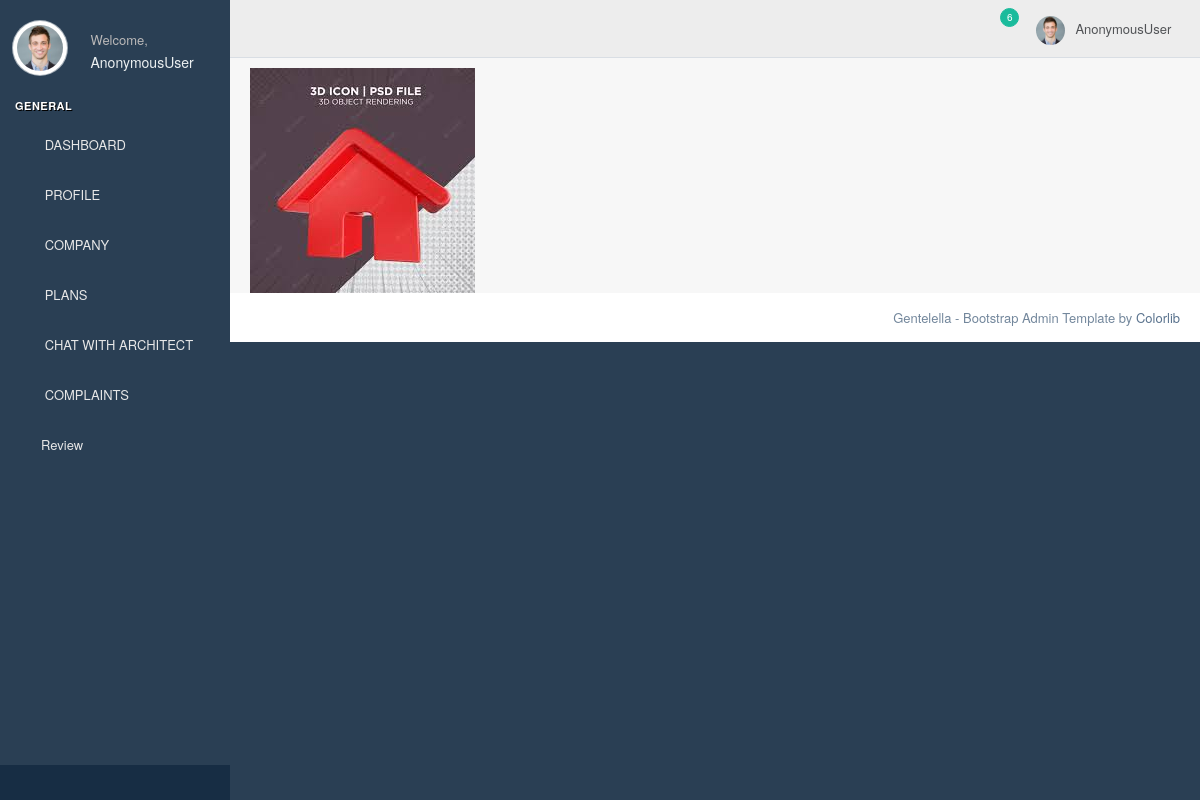
Before: /viewreqreply/1/ with the older database file.
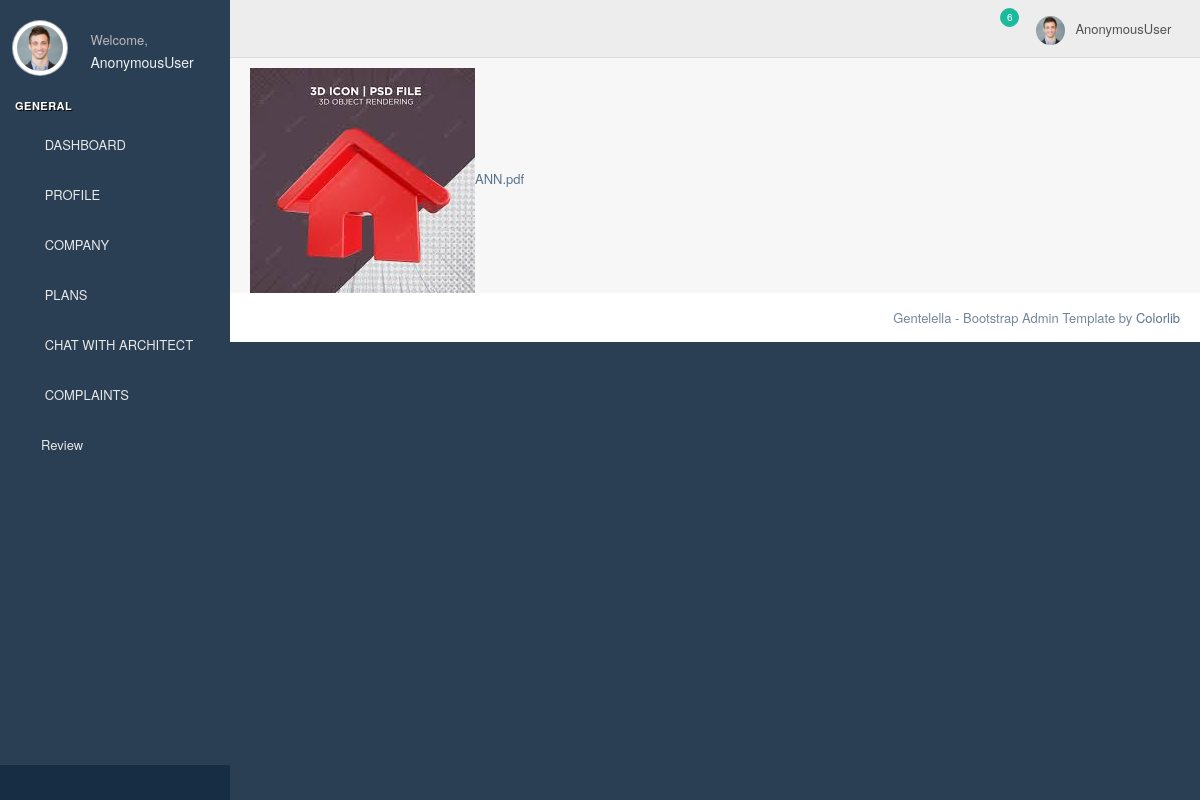
After: the same page with the newer database file.
### homeapp/models.py (models this page shows)
class plan_request(models.Model):
    user=models.ForeignKey(Login,on_delete=models.CASCADE)
    company_name=models.ForeignKey(company,on_delete=models.CASCADE,blank=True,null=True)
    room=models.IntegerField(null=True,blank=True)
    bath=models.IntegerField(null=True,blank=True)
    area=models.CharField(max_length=1000,null=True,blank=True)
    additional=models.TextField(blank=True,null=True)
    budjet=models.IntegerField(null=True,blank=True)
    status=models.IntegerField(default=0)
    reply = models.FileField(blank=True, null=True)

### homeapp/userviews.py (the view)
# urls.py: path('viewreqreply/<int:id>/',userviews.viewreqreply,name='viewreqreply'),
def viewreqreply(request,id):
    data=plan_request.objects.get(id=id)
    return render(request,'usertemp/viewreqreply.html',{'data':data})

### templates/usertemp/viewreqreply.html
{% extends 'usertemp/uhome.html' %}
{% load crispy_forms_tags %}
{% block content %}
{% load static %}
<a href="{{data.reply}}"download><img src="{% static 'plan.jpeg' %}">{{data.reply}}</a>
{% endblock %}

Changed rows visible on the page:
now on this page (row edited): plan_request: reply "ANN.pdf"
